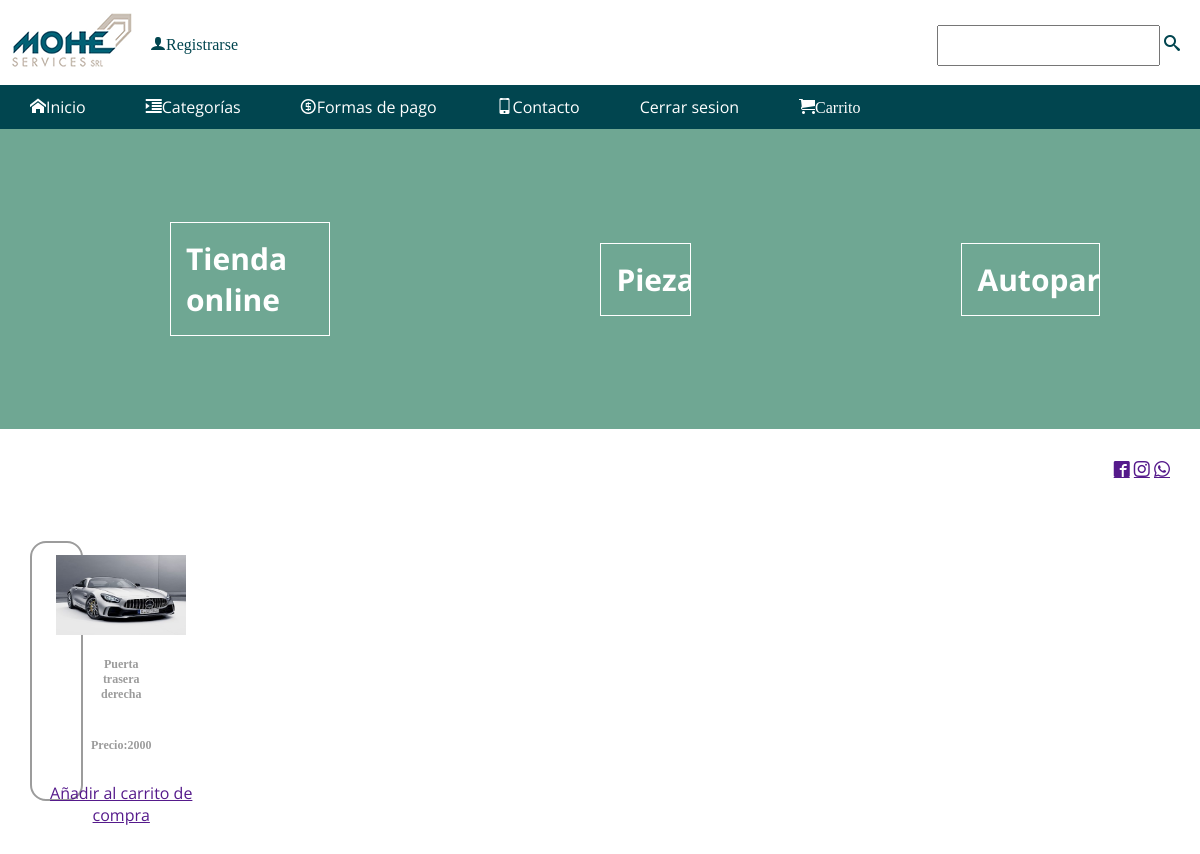
Screenshot of /categorias.php?id=1 with the database file from the repository.
### tables this page shows
CREATE TABLE `comprass` (
  `id` int(40) NOT NULL,
  `Nombre` text NOT NULL,
  `descripción` text NOT NULL,
  `imagen` text NOT NULL,
  `precio` text NOT NULL
);

### categorias.php (the view, shortened to what this page needs)
<?php
include("estructura/cabecera.php");
 ?>
<section class="redes" align="right">
	<li>
	<a href=""><span class="icon-facebook2"></span></a>
	<a href=""><span class="icon-instagram"></span></a>
	<a href=""><span class="icon-whatsapp"></span></a>
</li>
</section>
 <section class="sesion">
<?php
include"conexion.php";
$re=$cn->query("select * from comprass where id=".$_GET['id']) or die ("error");
 while ($f=$re->fetch_array())
 {
 ?>
    <div class="producto">
	<center>
		<img src="./productos/<?php echo $f ['imagen'];?>"><br>
		<span><h3><?php  echo $f['Nombre'];?></h3></span><br>
		<span><h3>Precio:<?php  echo $f['precio'];?></h3></span><br>
		<a href="" class="agregarProducto" data-id="<?php echo $f['id'];?>">Añadir al carrito de compra</a>
	</center>
	</div>
	</section>
    <?php
  }
   ?>
</body>
</html>

### styles.css (style rules this page uses)
html { scroll-behavior: smooth; }
* { padding:0px; margin:0px; }
img { padding:10px; }
.redes { width:20px position:right; padding:30px; text-decoration:none; z-index: 1; }
.redes li { list-style:none; text-decoration:none; }

### modal.css (style rules this page uses)
.sesion { width: 20%; height:100px; min-height:700px; background-color:none; border:none; padding:none; margin: 0 auto; margin-left:10px; margin-top:10px; display:flex; flex-wrap:wrap; }
.producto { width:22%; height: 260px; margin:20px; background-color:#fff; border:2px solid #9c9c9c; border-radius: 1em; list-style: none; padding:2px; display:flex; flex-wrap: wrap; justify-content: space-around; transition:all 0.3s ease; }
.producto img { width: 150px; height: 100px; }
h3 { font-family: verdana; font-size: 12px; padding:2px; margin:5px 55px; color:#9c9c9c; object-fit: cover; }

### style.css (style rules this page uses)
[class^="icon-"], [class*=" icon-"] { font-family: 'icomoon' !important; speak: never; font-style: normal; font-weight: normal; font-variant: normal; text-transform: none; line-height: 1; -webkit-font-smoothing: antialiased; -moz-osx-font-smoothing: grayscale; }
.icon-facebook2:before { content: "\ea91"; }
.icon-instagram:before { content: "\ea92"; }
.icon-whatsapp:before { content: "\ea93"; }

### menu.css (style rules this page uses)
* { -webkit-box-sizing:border-box; -moz-box-sizing:border-box; box-sizing:border-box; }
body { font-family:open sans; }

### rows the page displays
comprass: imagen (picture), Nombre "Puerta trasera derecha", precio "2000"
